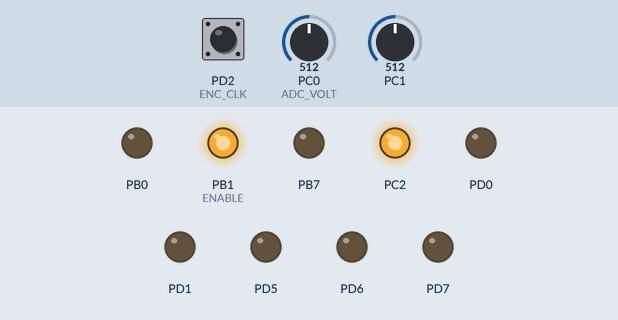
A program run on a simulated ATmega8, built with avr-gcc and emulated at 8 MHz. Shown: output pins drawn as LEDs (lit = HIGH). The inputs (shaded band) are chosen by the test bench; at power-on: PC0 (ADC_VOLT) = 512, PC1 = 512, PD2 (ENC_CLK) HIGH. Pins used as bus, display or sensor lines are not drawn.

Above: at 0.17 s.
Timing chart, 0 to 1.7 s (numbered marks = the images above):
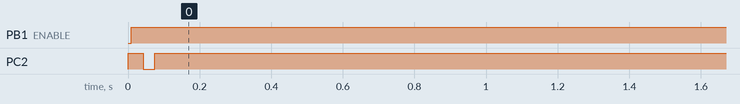

Measured:
- by itself, PB1 (ENABLE): LOW → HIGH at 0.01 s
- by itself, PC2: LOW → HIGH at 0.00 s, → LOW 0.04 s later, → HIGH 0.03 s later

The program:

Power_supply.c
```c
// (licence header left out)
#include "power supply.h"

int16_t Setpoint_Voltage, AccumError ,Prev_Voltage;

void Voltage_PID(void)
{
  int16_t Actual_Voltage, Error;
  int32_t DAC_Adj;

  Actual_Voltage =  ADC_Conv(ADC_VOLT);
  Error = Setpoint_Voltage - Actual_Voltage;

  DAC_Adj = (int32_t) (PARM_P*Error+PARM_I*AccumError+PARM_D*(Actual_Voltage-Prev_Voltage));

  if(DAC_Adj > DAC_ADJ_LIMIT)
    DAC_Adj = DAC_ADJ_LIMIT;
  else if(DAC_Adj < -DAC_ADJ_LIMIT)
    DAC_Adj = -DAC_ADJ_LIMIT;

  if(DAC_Adj!=0)
    DAC_Set_Relative(DAC_Adj);

  Prev_Voltage = Actual_Voltage;
}

inline void UpdateDisplay(void)
{
  uint8_t i;
  uint16_t value;

  for(i=0;i<2;i++)
  {
    LCD_TextCursor(0,i);

    value = ADC_Conv(i);

    if(i)
    {
      if(value > CUR_OFFSET)
        value -= CUR_OFFSET;
      else
        value = 0;

      value /= CUR_SCALE;
    }

    LCD_PutUFixed(value);
    LCD_Putch(i?LCD_CH_A:LCD_CH_V);
  }

}

int main(void)
{
  uint8_t update_count=0;

  Init_HW();

  while(1)
  {
    if(TIFR & (1<<TOV2))    // Poll for Timer2 overflow
    {
      TIFR = (1<<TOV2);     // Clear Timer2 overflow

      Voltage_PID();

      if(Encoder_Count)
      {
        cli();
        Setpoint_Voltage += Encoder_Count;
        Encoder_Count = 0;
        sei();

        if(Setpoint_Voltage < MIN_OUTPUT)
          Setpoint_Voltage = MIN_OUTPUT;
        else if (Setpoint_Voltage > MAX_OUTPUT)
          Setpoint_Voltage = MAX_OUTPUT;
      }

      #ifdef SETPOINT_ROW
      LCD_TextCursor(0,SETPOINT_ROW);
      LCD_PutUFixed(Setpoint_Voltage);
      LCD_Putch(LCD_CH_V);
      #endif

      if(update_count)
        update_count--;
      else
      {
        UpdateDisplay();
        update_count=UPDATE_COUNT;
      }
    }
  }
}
```

Nokia_5510.c
```c
// (licence header left out)
#include "power supply.h"

const __flash uint8_t  LCD_InitCmd[] =
{
  LCD_CMD_FH1, LCD_Contrast|LCD_ContrastDefault, LCD_TempCtrl, LCD_SetBias, LCD_CMD_FH0, LCD_Disp_Off
};

// non-ASCII to save space

const __flash uint8_t LCD_CharROM[] =
{
  0x3E,0x51,0x49,0x45,0x3E,		//  '0'
  0x00,0x42,0x7F,0x40,0x00,		//  '1'
  0x62,0x51,0x51,0x49,0x46,		//  '2'
  0x22,0x41,0x49,0x49,0x36,		//  '3'
  0x18,0x14,0x12,0x7F,0x10,		//  '4'
  0x47,0x45,0x45,0x45,0x39,		//  '5'
  0x3C,0x4A,0x49,0x49,0x30,		//  '6'
  0x03,0x01,0x79,0x05,0x03,		//  '7'
  0x36,0x49,0x49,0x49,0x36,		//  '8'
  0x06,0x49,0x49,0x29,0x1E,		//  '9'
  0x00,0x60,0x60,0x00,0x00,		//  '.'
  0x7C,0x12,0x11,0x12,0x7C,		//  'A'
  0x0F,0x30,0x40,0x30,0x0F,		//  'V'
  0x00,0x00,0x00,0x00,0x00,   // Space
};

void SPI_Write(uint8_t byte)
{
  SPDR=byte;

  while(!(SPSR & (1<<SPIF)))
    ;
}

void SPI_FWrite(const __flash uint8_t *ptr, uint8_t size)
{
  while (size--)
  { SPDR=*ptr++;

    while(!(SPSR & (1<<SPIF)))
      ;
  }
}

inline void LCD_Cls(void)
{ uint16_t i;

  LCD_Home();
  LCD_DataMode();

  for(i=LCD_MAX_X*LCD_MAX_Y;i;i--)
  SPI_Write(0);
}

void LCD_Init(void)
{
  SPCR = 0;					                      // SPI: Off, MISO = 0
  SPCR = (1<<SPE)|(1<<MSTR)|(1<<SPI2X);		// SPI: Mode 0, Master, 8MHz/2, MISO = Input
                                          // MISO -> input with pullup, letting LCD out of reset.
  LCD_CmdMode();
  SPI_FWrite(LCD_InitCmd,sizeof(LCD_InitCmd));
  LCD_Cls();

  LCD_CmdMode();
  SPI_Write(LCD_Disp_On);
}

// graphic cursor
void LCD_Moveto(uint8_t Col, uint8_t Row)
{
  LCD_CmdMode();
  SPI_Write(LCD_Addr_X | Col);
  SPI_Write(LCD_Addr_Y | Row);
}

void LCD_Putch(uint8_t ch)
{
  LCD_DataMode();
  SPI_FWrite(LCD_CharROM+(ch*(LCD_SYM_WIDTH-1)),LCD_SYM_WIDTH-1);
  SPI_Write(0);
}

void LCD_PutUInt(uint16_t Num, uint8_t Format)
{
  uint8_t Div = DIV_DIGITS;

  do
  {
    if((Format!=LeadingSpace)||(Num>=Div)||(Div==1))
    {
      Format = LeadingZero;
      LCD_Putch(LCD_CH_0+Num/Div);
      Num %= Div;
    }
    else
      LCD_Putch(LCD_CH_SPACE);

    Div /= 10;
  } while(Div);
}

void LCD_PutUFixed(uint16_t value)
{
  LCD_PutUInt(value/DIV_FRACTION,LeadingSpace);
  LCD_Putch(LCD_Ch_Dot);
  LCD_PutUInt(value%DIV_FRACTION,LeadingZero);
}
```

Nokia_5510.h
```c
// (licence header left out)
#ifndef LCD_Nokia5510_H_
#define LCD_Nokia5510_H_

#define LCD_MAX_X		84
#define LCD_MAX_Y		6
#define LCD_TEXT_WIDTH		5
#define LCD_SYM_WIDTH		  (LCD_TEXT_WIDTH+1)
#define LCD_MAXCOL		    (LCD_MAX_X/LCD_TEXT_WIDTH)
#define LCD_MAXROW		    LCD_MAX_Y

#define LCD_Home()		    LCD_Moveto(0,0)
#define LCD_CmdMode()		  { REG(LCD_PORT,PORT) &= ~LCD_DC;}
#define LCD_DataMode()		{ REG(LCD_PORT,PORT) |= LCD_DC;}

// Nokia 5110 commands
enum LCD_CMDS
{
  LCD_CMD_NOP = 0x00,
  LCD_CMD_FH0 = 0x20,
  LCD_CMD_FH1 = 0x21,
  // LCD_CMD_FH0
  LCD_Disp_Off = 0x08,
  LCD_Disp_On = 0x0c,
  LCD_Addr_Y = 0x40,
  LCD_Addr_X = 0x80,
  // LCD_CMD_FH1
  LCD_TempCtrl = 0x04,
  LCD_SetBias = 0x13,
  LCD_Contrast = 0x80,
  LCD_ContrastDefault = 0x40
};
enum LCD_CharSet
{
  LCD_CH_0,LCD_CH_1,LCD_CH_2,LCD_CH_3,LCD_CH_4,LCD_CH_5,LCD_CH_6,LCD_CH_7,LCD_CH_8,LCD_CH_9,LCD_Ch_Dot,LCD_CH_A,LCD_CH_V,LCD_CH_SPACE
};

enum LCD_Format
{ LeadingSpace, LeadingZero };

#define LCD_TextCursor(X,Y) LCD_Moveto(X*LCD_SYM_WIDTH,Y)

void LCD_Init(void);
void SPI_FWrite(const __flash uint8_t *ptr, uint8_t size);
void SPI_Write(uint8_t byte);
void LCD_Moveto(uint8_t Col, uint8_t Row);
void LCD_Putch(uint8_t ch);
void LCD_PutUFixed(uint16_t value);
#endif /* LCD_H_ */
```

hardware.c
```c
// (licence header left out)
#include "power supply.h"

// Rotary encoder - positive count is clockwise
volatile int8_t Encoder_Count;
static uint8_t Encoder_Prev;

ISR(ENC_CLK_IRQ)
{
  uint8_t Enc_Status;

  Enc_Status = REG(ENC_PORT,PIN) & (ENC_CLK|ENC_DT);

  if((Encoder_Prev == ENC_DT) && (Enc_Status == ENC_CLK))
    Encoder_Count--;
  else if((!Encoder_Prev) && (Enc_Status == (ENC_CLK|ENC_DT)))
    Encoder_Count++;

  Encoder_Prev = Enc_Status;
}

uint16_t ADC_Conv(uint8_t ch)
{
  uint16_t Value;

  // ADC: internal 2.56V reference,Input channel
  ADMUX = ADC_REF|ch;

  // ADC: Enable, Start Conversion, single conversion, clock divider = 32 (250kHz)
  ADCSRA = (1<<ADEN)|ADC_CLKDIV|(1<<ADSC);

  while(!(ADCSRA & (1<<ADIF)))
    /* wait for ADC */;

  // Clear ADC Interrupt flag
  ADCSRA = (1<<ADEN)|ADC_CLKDIV|(1<<ADIF);

  Value = ADC + ADC_OFFSET;

  return(Value);
}

void DAC_Set_Relative(int16_t Value)
{

  if(Value<0)
  {
    Value = -Value;
    REG(DAC_PORT,PORT) |= DAC_0;       // '1' to decrease output
  }
  else
  REG(DAC_PORT,PORT) &= ~DAC_0;      // '0' to increase voltage

  REG(DAC_PORT,DDR) |= DAC_0;          // GPIO = output
  _delay_loop_2(Value);                // softwae loop Value*4 cycles
  REG(DAC_PORT,DDR) &= ~DAC_0;         // tristate pin
}

void Init_HW(void)
{
  // Disable pullup.
  SFIOR |= (1<<PUD);
  REG(DAC_PORT,PORT) |= DAC_0;
  REG(DAC_PORT,DDR) |= DAC_0;

  DDRB = 0xff;
  DDRD = ~(ENC_CLK|ENC_DT|ENC_SW);

 // _delay_loop_2(0xffff);     // *4 cycles

  LCD_Init();

  // Timer2: Fast PWM, non-inverting mode, prescaler = 1024 -> 30.5Hz interrupt
  TCCR2 = (1<<WGM21)|(1<<WGM20)|(1<<COM21)|(1<<COM20)|(1<<CS22)|(1<<CS21)|(1<<CS20);

  // INT0 = level change
  MCUCR = (1<<ISC00);

  // Enable INT0, Global Interrupts
  GICR = (1<<INT0);
  sei();

  REG(ENABLE_PORT,PORT) = ENABLE;
  Setpoint_Voltage = MIN_OUTPUT;
}
```

hardware.h
```c
// (licence header left out)
#ifndef HARDWARE_H_
#define HARDWARE_H_

#define F_CPU           8000000UL

#define CONCAT(X,Y)     (X ## Y)
#define REG(X,Y)        CONCAT(Y,X)

#define LCD_PORT        B
#define LCD_DC          (1<<PORTB2)
#define LCD_MISO        (1<<PORTB4)

// internal reference
#define ADC_REF         ((1<<REFS1)|(1<<REFS0))

#define ADC_VOLT        0
#define ADC_CURRENT     1

//#define ADC_NOISE_REDUCTION

// ADC Clock = 8MHz/32 = 250kHz
#define ADC_CLKDIV  ((1<<ADPS2)/*|(1<<ADPS1)*/|(1<<ADPS0))

#define ENC_PORT        D
#define ENC_CLK         (1<<PORTD2)
#define ENC_DT          (1<<PORTD4)
#define ENC_SW          (1<<PORTD3)

#define ENC_CLK_IRQ     INT0_vect
#define ENC_SW_IRQ      INT1_vect

#define DAC_PORT        C
#define DAC_0           (1<<PORTD2)

#define ENABLE_PORT     B
#define ENABLE          (1<<PORTB1)

#define MAX_OUTPUT      1000
#define MIN_OUTPUT      10

#define CUR_SCALE       5

// Trim board dependent offsets
#define ADC_OFFSET      2
#define CUR_OFFSET      6

extern volatile int8_t Encoder_Count;

void Init_HW(void);
uint16_t ADC_Conv(uint8_t ch);
void DAC_Set_Relative(int16_t Value);

#endif /* HARDWARE_H_ */
```

power_supply.h
```c
// (licence header left out)
#ifndef POWER_SUPPLY_H_
#define POWER_SUPPLY_H_

#include <avr/io.h>
#include <avr/pgmspace.h>
#include <avr/interrupt.h>
#include <avr/sleep.h>
#include <util/delay_basic.h>

#define SLEEP_MODE  0

#include "hardware.h"
#include "Nokia 5510.h"

#define DIV_FRACTION  100
#define DIV_DIGITS    10

#define SETPOINT_ROW  3

#define UPDATE_RATE   5
#define UPDATE_COUNT  (F_CPU/UPDATE_RATE/262144L)

// PID parameters
//#define Int_Error_Range 100

#define PARM_P          9
#define PARM_I          4
#define PARM_D          9
#define DAC_ADJ_LIMIT   32767

void Voltage_PID(void);
extern int16_t Setpoint_Voltage, AccumError ,Prev_Voltage;
#endif /* POWER SUPPLY_H_ */
```
